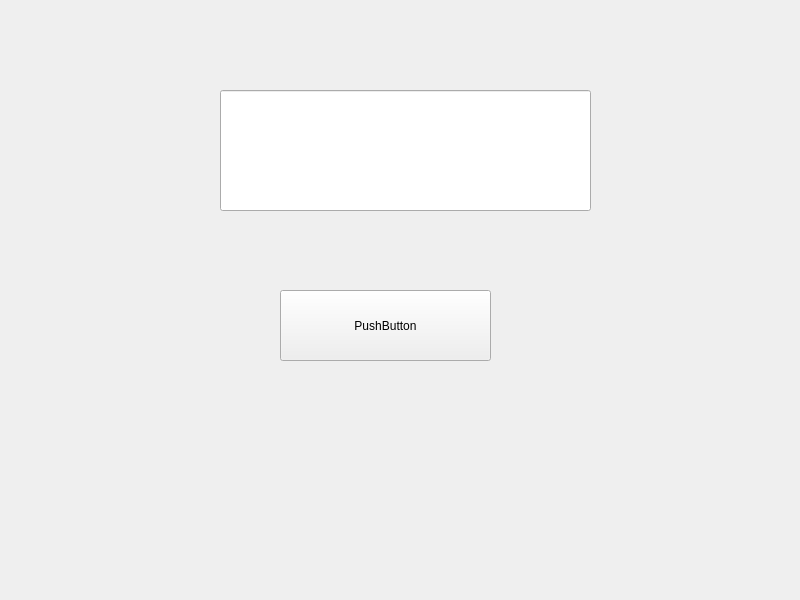
<?xml version="1.0" encoding="UTF-8"?>
<ui version="4.0">
 <class>Widget</class>
 <widget class="QWidget" name="Widget">
  <property name="geometry">
   <rect>
    <x>0</x>
    <y>0</y>
    <width>800</width>
    <height>600</height>
   </rect>
  </property>
  <property name="windowTitle">
   <string>Widget</string>
  </property>
  <widget class="QLineEdit" name="lineEdit">
   <property name="geometry">
    <rect>
     <x>220</x>
     <y>90</y>
     <width>371</width>
     <height>121</height>
    </rect>
   </property>
  </widget>
  <widget class="QPushButton" name="pushButton">
   <property name="geometry">
    <rect>
     <x>280</x>
     <y>290</y>
     <width>211</width>
     <height>71</height>
    </rect>
   </property>
   <property name="text">
    <string>PushButton</string>
   </property>
  </widget>
 </widget>
 <resources/>
 <connections/>
</ui>
